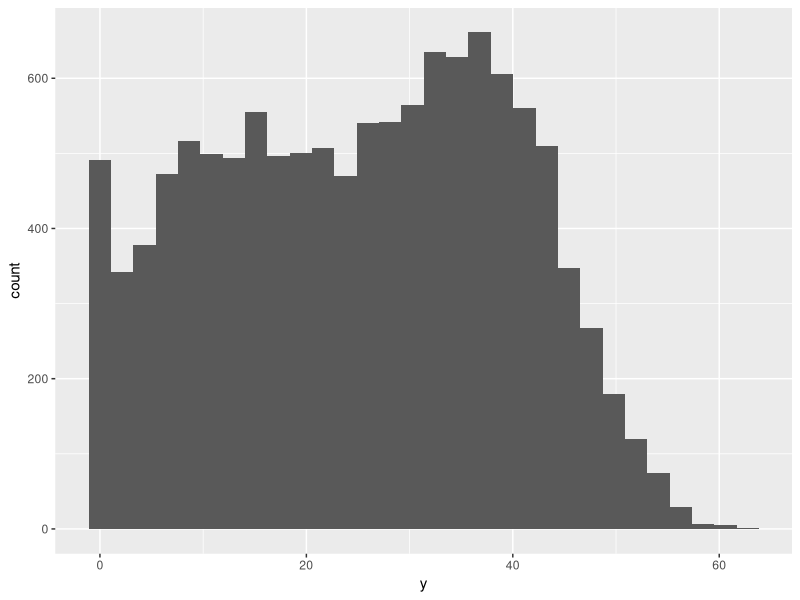

This figure's R source:
################################################################################
##' @title Summarise simulated time series data
##'
##' @author Robin Elahi
##' @contact elahi.robin@gmail.com
##' @date 2017-03-17
##' 
##' @log Add a log here
################################################################################

#rm(list=ls(all=TRUE))

##### LOAD PACKAGES, DATA #####
library(ggplot2)
library(dplyr)
library(tidyr)
library(readr)
library(broom)

sim_df <- read.csv("scripts/elahi/coral_sims/output_sims/sim_df.csv") %>% 
  tbl_df() %>% select(-X)
str(sim_df)
sim_df
levels(sim_df$scenario)

# RELEVEL SCENARIOS
sim_df <- sim_df %>% 
  mutate(scenario = factor(scenario, 
                           levels = c("Stable", "Linear", 
                                      "Phase_shift", "Oscillations")))

n_sims = length(unique(sim_df$sim))

sim_df %>% filter(scenario == "Linear") %>% 
  select(slope) %>% unlist(use.names = TRUE) %>% summary()

sim_df %>% #filter(year == 1) %>% 
  ggplot(aes(y)) +
  geom_histogram()

##### TAKE RANDOM SUBSAMPLES OF DATA TO TEST THE EFFECT OF SAMPLE SIZE #####

# How many simulations total?
n_sims = 400
i = 1
i_vec <- rep(i,30)
for(i in 2:n_sims){
  i_new <- rep(i, 30)
  i_vec <- c(i_vec, i_new)
}

sim_df$sim_total <- i_vec
sim_df

# Get random samples
n_random = 100
set.seed(203)
random_sims <- sample(x = 1:n_sims, size = n_random, replace = FALSE)

# Now subset the data
sim_df_sub <- sim_df[sim_df$sim_total %in% random_sims, ]
sim_df_sub %>% group_by(scenario) %>% tally()

##### CALCULATE SUMMARY STATISTICS #####

# What am I going to summarise?

grand_means <- sim_df %>% 
  group_by(sim_total, scenario, sim) %>% 
  summarise(mean = mean(y), 
            median = median(y), 
            sd = sd(y), 
            n = n(), 
            cv = sd/mean * 100) %>% ungroup()
summary(grand_means)

grand_means2 <- grand_means %>% 
  mutate(mean_z = scale(mean)[,1], 
         med_z = scale(median)[,1], 
         cv_z = scale(cv)[,1])

##### GET LONG-TERM TRENDS #####
head(sim_df)
summary(sim_df)

# Function to calculate linear trend
get_lin_fit <- function(dat, offset = 0) {
  the_fit <- lm(y ~ I(year - offset), dat)
  the_fit_slope <- tidy(the_fit)[2, c(2,5)]
  return(the_fit_slope)
}

# Run per site
site_lm_fits <- sim_df %>%
  group_by(sim, scenario) %>% 
  do(get_lin_fit(.))

# Attach to means

grand_means3 <- left_join(grand_means2, site_lm_fits, by = c("sim", "scenario")) %>%
  mutate(lm_sig = ifelse(p.value < 0.05, "sig", "ns"), 
         lm_dir = ifelse(estimate < 0, "negative", "positive"), 
         oasis = ifelse(cv_z > 1 & mean_z > 0, "oasis_variable", 
                        ifelse(cv_z < 1 & mean_z > 1, "oasis_stable", 
                               "not_oasis")))

##### GET PERCENTAGE OF TIME ABOVE MEAN #####
head(sim_df)
summary(sim_df)

## I need to know the mean coral cover for each time-location
yr_means <- sim_df %>% group_by(year, scenario) %>% 
  summarise(yr_mean = mean(y)) %>% ungroup()
  
# Attach to raw data
sim_df2 <- left_join(sim_df, yr_means, by = c("year", "scenario"))

sim_df2 <- sim_df2 %>% 
  mutate(above_mean = ifelse(y > yr_mean, 1, 0))

#write.csv(sim_df2, "scripts/elahi/coral_sims/output_sims/sim_df2.csv")

above_mean_df <- sim_df2 %>% 
  group_by(sim, scenario) %>% 
  summarise(percent_above = sum(above_mean)/30) %>% 
  ungroup()

## attach to grand_means3
grand_means4 <- left_join(grand_means3, above_mean_df, by = c("sim", "scenario")) %>% 
  mutate(sim_total = seq(from = 1, to = 400, 1))
  
## Attach oasis results to raw data
sim_df3 <- grand_means4 %>% 
  select(sim, scenario, cv, med_z, mean_z, lm_sig:oasis) %>% 
  left_join(sim_df2, ., c("sim", "scenario")) %>% 
  mutate(sim2 = reorder(sim, desc(mean_z)))

mean_cover_df <- sim_df3 %>% 
  group_by(year) %>%
  summarise(y_mean = mean(y))

##### CLUSTERING #####
names(grand_means4)
grand_means4

set.seed(20)

cluster_dat <- grand_means4 %>% 
  select(mean_z, cv)

sim_cluster <- kmeans(cluster_dat, centers = 4, nstart = 20)

grand_means4$cluster = factor(sim_cluster$cluster)
centers = as.data.frame(sim_cluster$centers)

